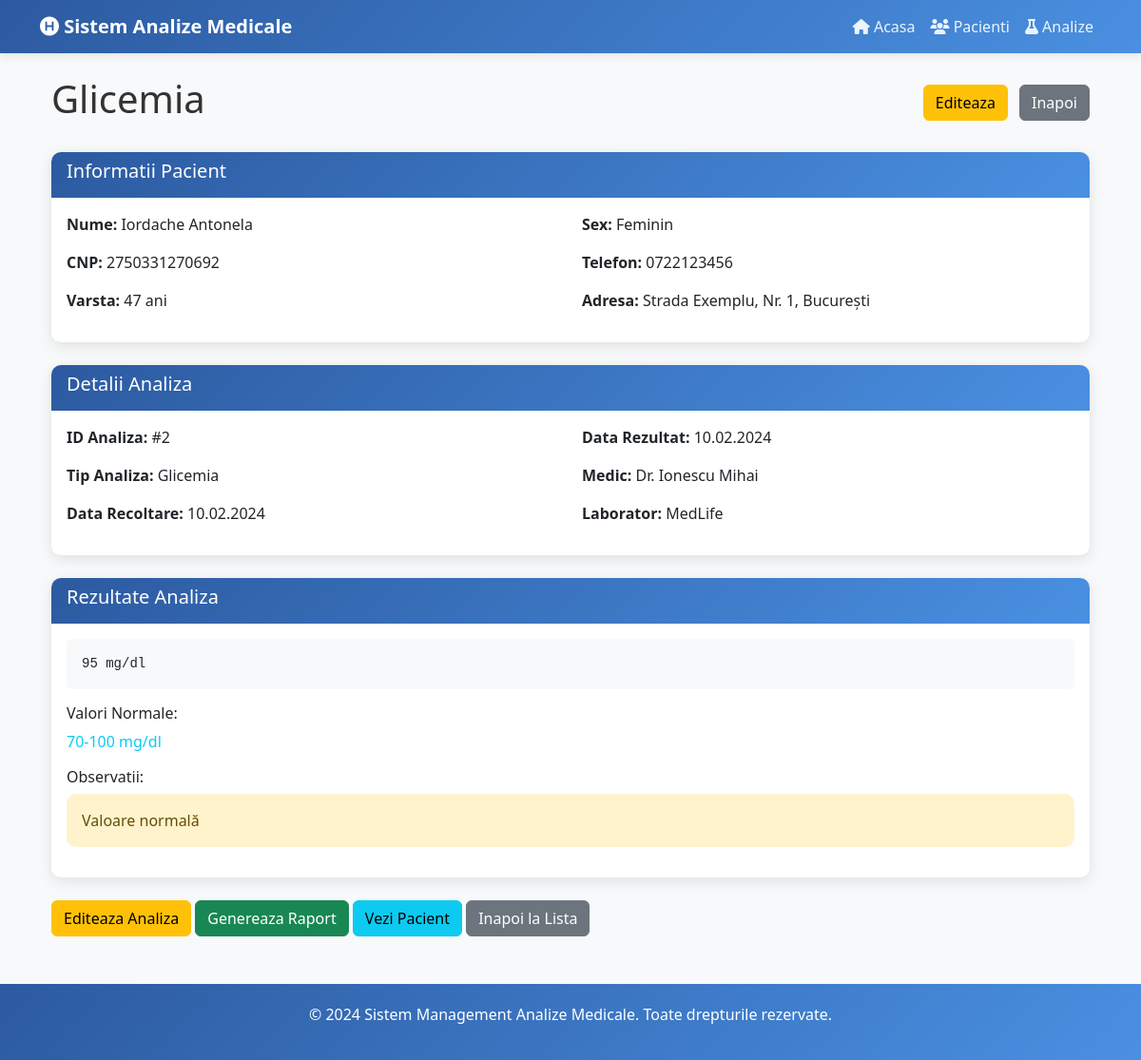
Page /analyses/view/2 on the committed database.
### app.py (models this page shows, shortened)
class Analysis(db.Model):
    __tablename__ = 'analyses'
    id = db.Column(db.Integer, primary_key=True)
    patient_id = db.Column(db.Integer, db.ForeignKey('patients.id'), nullable=False, index=True)
    tip_analiza = db.Column(db.String(200), nullable=False, index=True)
    rezultat = db.Column(db.Text, nullable=False)
    valori_normale = db.Column(db.String(100))
    observatii = db.Column(db.Text)
    data_recoltare = db.Column(db.Date, nullable=False, index=True)
    data_rezultat = db.Column(db.Date, nullable=False, index=True)
    medic = db.Column(db.String(100))
    laborator = db.Column(db.String(100))
    created_at = db.Column(db.DateTime, default=datetime.utcnow, index=True)

class Patient(db.Model):
    __tablename__ = 'patients'
    id = db.Column(db.Integer, primary_key=True)
    nume = db.Column(db.String(100), nullable=False, index=True)
    prenume = db.Column(db.String(100), nullable=False, index=True)
    cnp = db.Column(db.String(13), unique=True, nullable=False, index=True)
    varsta = db.Column(db.Integer, nullable=False)
    sex = db.Column(db.String(1), nullable=False)  # M/F
    telefon = db.Column(db.String(20))
    adresa = db.Column(db.Text)
    created_at = db.Column(db.DateTime, default=datetime.utcnow, index=True)
    analyses = db.relationship('Analysis', backref='patient', lazy=True, cascade='all, delete-orphan')

### app.py (the view)
@app.route('/analyses/view/<int:id>')
def view_analysis(id: int):
    analysis = Analysis.query.get_or_404(id)
    return render_template('analyses/view.html', analysis=analysis)

### app.py (called while the page is built)
@app.context_processor
def utility_processor():
    def format_date(date_obj):
        if date_obj:
            return date_obj.strftime('%d.%m.%Y')
        return ''
    def format_datetime(datetime_obj):
        if datetime_obj:
            return datetime_obj.strftime('%d.%m.%Y %H:%M')
        return ''
    def get_age_group(age):
        if age < 18:
            return 'Copil'
        elif age < 65:
            return 'Adult'
        else:
            return 'Senior'
    return dict(
        format_date=format_date,
        format_datetime=format_datetime,
        get_age_group=get_age_group,
        current_year=datetime.now().year
    )

### templates/analyses/view.html
{% extends "base.html" %}
{% block content %}
<div class="container">
    <div class="d-flex justify-content-between align-items-center mb-4">
        <h1>{{ analysis.tip_analiza }}</h1>
        <div>
            <a href="{{ url_for('edit_analysis', id=analysis.id) }}" class="btn btn-warning me-2">Editeaza</a>
            <a href="{{ url_for('analyses_list') }}" class="btn btn-secondary">Inapoi</a>
        </div>
    </div>
    <div class="card mb-4">
        <div class="card-header">
            <h5>Informatii Pacient</h5>
        </div>
        <div class="card-body">
            <div class="row">
                <div class="col-md-6">
                    <p><strong>Nume:</strong> {{ analysis.patient.nume }} {{ analysis.patient.prenume }}</p>
                    <p><strong>CNP:</strong> {{ analysis.patient.cnp }}</p>
                    <p><strong>Varsta:</strong> {{ analysis.patient.varsta }} ani</p>
                </div>
                <div class="col-md-6">
                    <p><strong>Sex:</strong> {{ 'Masculin' if analysis.patient.sex == 'M' else 'Feminin' }}</p>
                    <p><strong>Telefon:</strong> {{ analysis.patient.telefon or 'Nu este specificat' }}</p>
                    <p><strong>Adresa:</strong> {{ analysis.patient.adresa or 'Nu este specificata' }}</p>
                </div>
            </div>
        </div>
    </div>
    <div class="card mb-4">
        <div class="card-header">
            <h5>Detalii Analiza</h5>
        </div>
        <div class="card-body">
            <div class="row">
                <div class="col-md-6">
                    <p><strong>ID Analiza:</strong> #{{ analysis.id }}</p>
                    <p><strong>Tip Analiza:</strong> {{ analysis.tip_analiza }}</p>
                    <p><strong>Data Recoltare:</strong> {{ analysis.data_recoltare.strftime('%d.%m.%Y') if analysis.data_recoltare else 'N/A' }}</p>
                </div>
                <div class="col-md-6">
                    <p><strong>Data Rezultat:</strong> {{ analysis.data_rezultat.strftime('%d.%m.%Y') if analysis.data_rezultat else 'N/A' }}</p>
                    <p><strong>Medic:</strong> {{ analysis.medic or 'Nu este specificat' }}</p>
                    <p><strong>Laborator:</strong> {{ analysis.laborator or 'Nu este specificat' }}</p>
                </div>
            </div>
        </div>
    </div>
    <div class="card">
        <div class="card-header">
            <h5>Rezultate Analiza</h5>
        </div>
        <div class="card-body">
            <div class="bg-light p-3 rounded">
                <pre style="white-space: pre-wrap; margin: 0;">{{ analysis.rezultat }}</pre>
            </div>
            {% if analysis.valori_normale %}
            <div class="mt-3">
                <h6>Valori Normale:</h6>
                <p class="text-info">{{ analysis.valori_normale }}</p>
            </div>
            {% endif %}
            {% if analysis.observatii %}
            <div class="mt-3">
                <h6>Observatii:</h6>
                <div class="alert alert-warning">{{ analysis.observatii }}</div>
            </div>
            {% endif %}
        </div>
    </div>
    <div class="mt-4">
        <a href="{{ url_for('edit_analysis', id=analysis.id) }}" class="btn btn-warning">Editeaza Analiza</a>
        <a href="{{ url_for('generate_analysis_report', analysis_id=analysis.id) }}" class="btn btn-success">Genereaza Raport</a>
        <a href="{{ url_for('view_patient', id=analysis.patient.id) }}" class="btn btn-info">Vezi Pacient</a>
        <a href="{{ url_for('analyses_list') }}" class="btn btn-secondary">Inapoi la Lista</a>
    </div>
</div>
{% endblock %}

### templates/base.html (style rules this page uses)
:root { --primary-color: #2c5aa0; --secondary-color: #4a90e2; --accent-color: #e8f4f8; --success-color: #28a745; --danger-color: #dc3545; --warning-color: #ffc107; }
body { font-family: 'Segoe UI', Tahoma, Geneva, Verdana, sans-serif; background-color: #f8f9fa; color: #333; }
.card { border: none; border-radius: 10px; box-shadow: 0 4px 15px rgba(0,0,0,0.1); transition: transform 0.3s, box-shadow 0.3s; }
.card-header { background: linear-gradient(135deg, var(--primary-color), var(--secondary-color)); color: white; border-radius: 10px 10px 0 0 !important; border: none; }
.alert { border-radius: 10px; border: none; }

### rows in the picture
Analysis: tip_analiza "Glicemia", id "2", data_recoltare "10.02.2024", data_rezultat "10.02.2024", medic "Dr. Ionescu Mihai", laborator "MedLife", rezultat "95 mg/dl", valori_normale "70-100 mg/dl", observatii "Valoare normală"
Patient: patient.nume "Iordache", patient.prenume "Antonela", patient.cnp "2750331270692", patient.varsta "47", sex "Feminin", patient "0722123456", patient "Strada Exemplu, Nr. 1, București"
